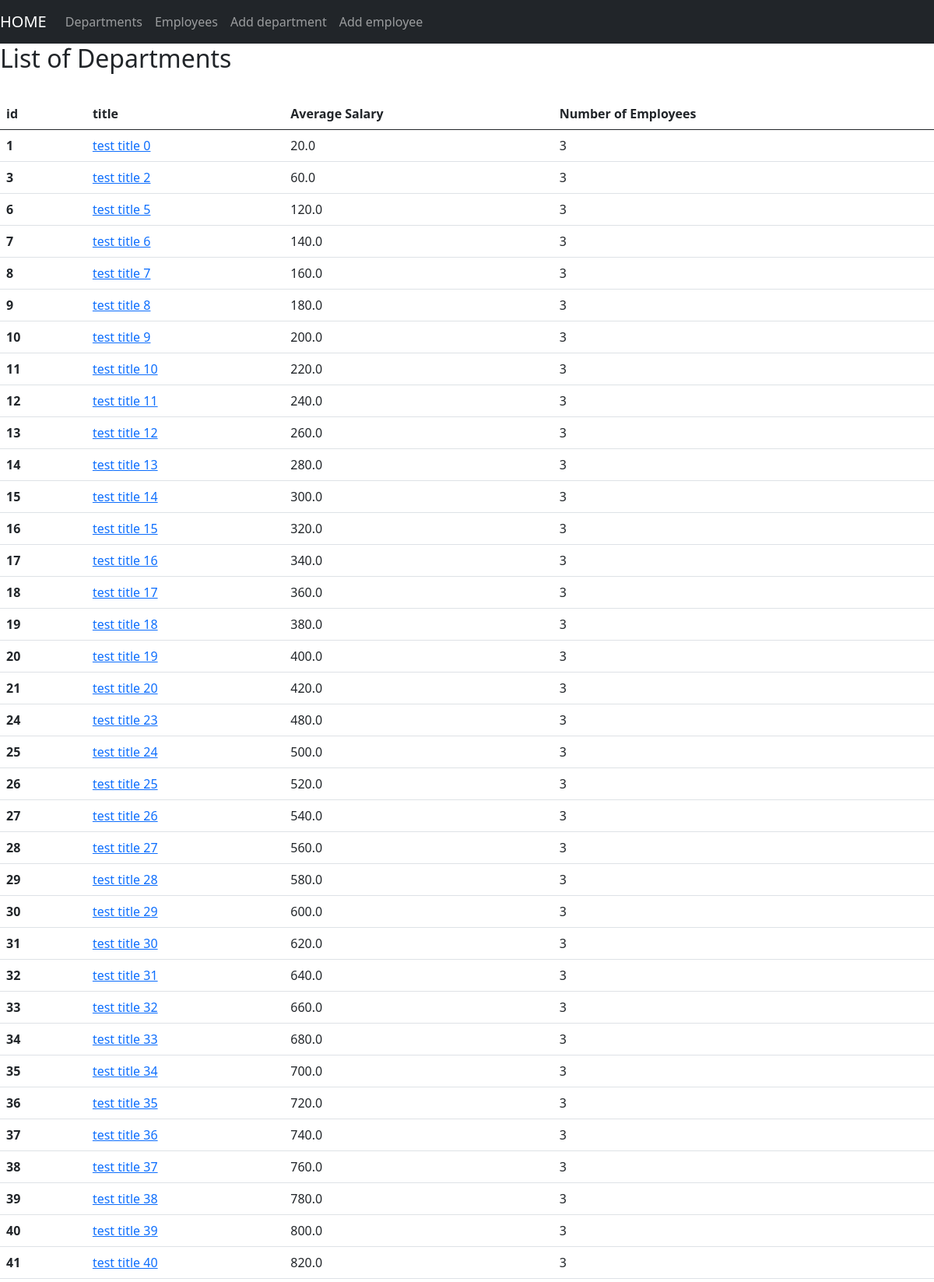
/view/departments/ (upper part), run on the app's committed database.
### models/models.py (models this page shows, shortened)
class Department(db.Model):
    id_dept = db.Column(db.Integer, primary_key=True, autoincrement=True)
    title = db.Column(db.String(140))
    employees = db.relationship('Employee', backref='employee_department')

### views/view_departments.py (the view)
@view_departments_blueprint.route('/')
def departments_list():
    departments = get_departments()
    return render_template('departments.html', departments=departments)

### service/crud.py (called while the page is built)
def get_departments():
    departments = Department.query.all()
    to_return = [{'id': department.id_dept, 'title': department.title, 'employees': [
        {'id': employee.id_empl, 'name': employee.name} for employee in department.employees], 'average salary': get_average_salary(department.id_dept)} for department in
                 departments]
    return to_return

def get_average_salary(id_dept):
    department = Department.query.filter_by(id_dept=id_dept).first()
    employees = department.employees
    salary = 0
    for employee in employees:
        salary += employee.salary
    average = 0 if len(employees) == 0 else (salary / len(employees)).__round__(2)
    return average

### views/templates/departments.html
{% extends 'base.html' %}
{% block content %}
<h2>List of Departments</h2>
<br>
  <table class="table">
    <thead>
      <tr>
        <th scope="col">id</th>
        <th scope="col">title</th>
        <th scope="col">Average Salary</th>
        <th scope="col">Number of Employees</th>
      </tr>
    </thead>
    <tbody>
    {% for department in departments %}
      <tr>
        <th scope="row">{{ department['id'] }}</th>
        <td><a href="{{url_for('view_departments.department_item', id_dept = department.id)}}">{{ department['title'] }}</a> </td>
        <td>{{ department['average salary'] }}</td>
        <td>{{ department['employees']|length }}</td>
      </tr>
      {% endfor %}
    </tbody>
  </table>
{% endblock %}

### data on the page
Department: id "1", title "test title 0", department "20.0", employees|length "3"
Department: id "3", title "test title 2", department "60.0", employees|length "3"
Department: id "6", title "test title 5", department "120.0", employees|length "3"
Department: id "7", title "test title 6", department "140.0", employees|length "3"
Department: id "8", title "test title 7", department "160.0", employees|length "3"
Department: id "9", title "test title 8", department "180.0", employees|length "3"
Department: id "10", title "test title 9", department "200.0", employees|length "3"
Department: id "11", title "test title 10", department "220.0", employees|length "3"
Department: id "12", title "test title 11", department "240.0", employees|length "3"
Department: id "13", title "test title 12", department "260.0", employees|length "3"
Department: id "14", title "test title 13", department "280.0", employees|length "3"
Department: id "15", title "test title 14", department "300.0", employees|length "3"
Department: id "16", title "test title 15", department "320.0", employees|length "3"
Department: id "17", title "test title 16", department "340.0", employees|length "3"
Department: id "18", title "test title 17", department "360.0", employees|length "3"
Department: id "19", title "test title 18", department "380.0", employees|length "3"
Department: id "20", title "test title 19", department "400.0", employees|length "3"
Department: id "21", title "test title 20", department "420.0", employees|length "3"
Department: id "24", title "test title 23", department "480.0", employees|length "3"
Department: id "25", title "test title 24", department "500.0", employees|length "3"
Department: id "26", title "test title 25", department "520.0", employees|length "3"
Department: id "27", title "test title 26", department "540.0", employees|length "3"
Department: id "28", title "test title 27", department "560.0", employees|length "3"
Department: id "29", title "test title 28", department "580.0", employees|length "3"
Department: id "30", title "test title 29", department "600.0", employees|length "3"
Department: id "31", title "test title 30", department "620.0", employees|length "3"
Department: id "32", title "test title 31", department "640.0", employees|length "3"
Department: id "33", title "test title 32", department "660.0", employees|length "3"
Department: id "34", title "test title 33", department "680.0", employees|length "3"
Department: id "35", title "test title 34", department "700.0", employees|length "3"
Department: id "36", title "test title 35", department "720.0", employees|length "3"
Department: id "37", title "test title 36", department "740.0", employees|length "3"
Department: id "38", title "test title 37", department "760.0", employees|length "3"
Department: id "39", title "test title 38", department "780.0", employees|length "3"
Department: id "40", title "test title 39", department "800.0", employees|length "3"
Department: id "41", title "test title 40", department "820.0", employees|length "3"
